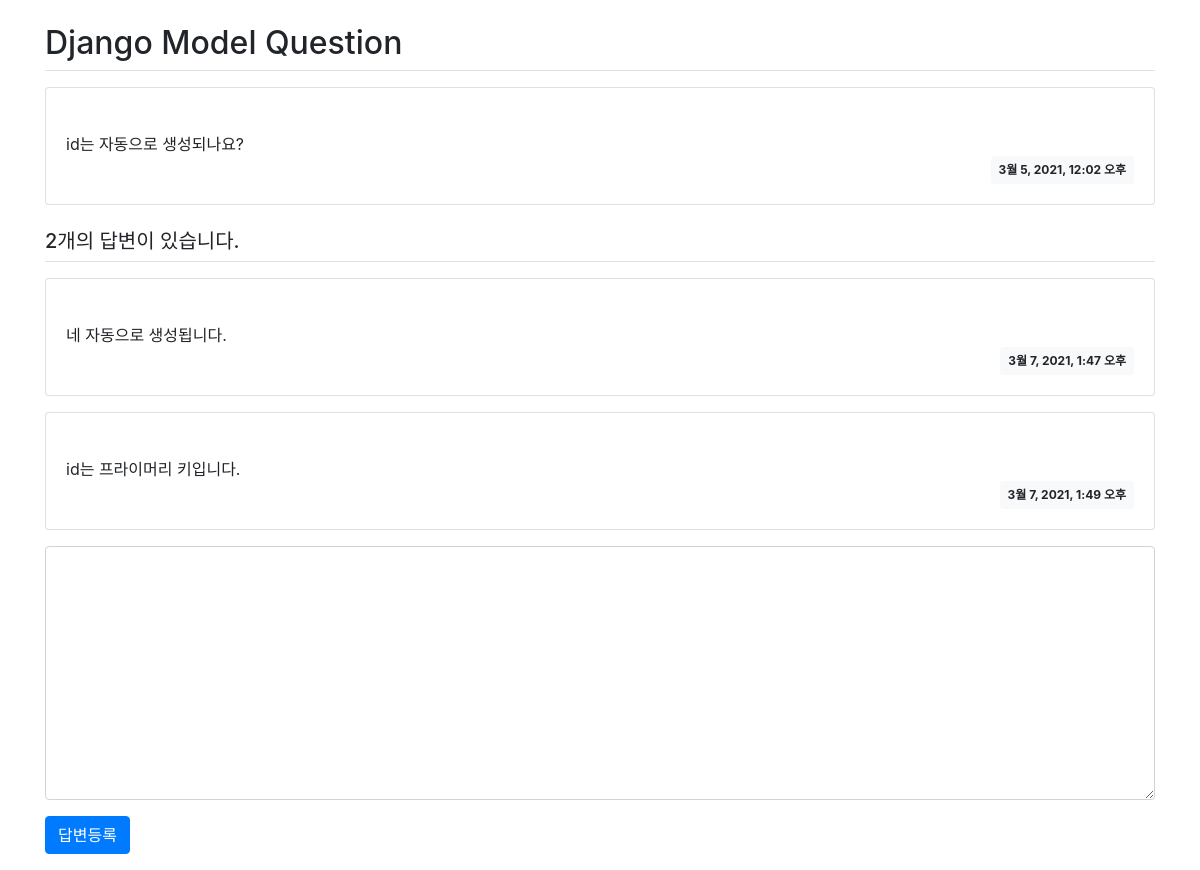
Screenshot of /pybo/2/ with the database file from the repository.
### pybo/models.py (models this page shows, shortened)
class Question(models.Model):
    subject = models.CharField(max_length=200)
    content = models.TextField()
    create_date = models.DateTimeField()

class Answer(models.Model):
    question = models.ForeignKey(Question, on_delete=models.CASCADE)
    content = models.TextField()
    create_date = models.DateTimeField()

### pybo/views.py (the view)
# urls.py: path('<int:question_id>/', views.detail, name = 'detail'), # == path('<int:pk>/', views.DetailView.as_view()),
def detail(request, question_id):
    question = get_object_or_404(Question, pk=question_id)
    context = {'question': question}
    return render(request, 'pybo/question_detail.html', context)

### templates/pybo/question_detail.html (shortened to what this page needs)
<!-- 스태틱 파일을 사용하기위해 템플릿 파일 맨 위에 {% load static %} 태그를 삽입하고,
	link 엘리먼트 href 속성에 {% static 'bootstrap.min.css' %}를 적자. -->
{% load static %}
<link rel="stylesheet" type="text/css" href="{% static 'bootstrap.min.css' %}" />
<div class="container my-3">
	<h2 class="border-bottom py-2">{{ question.subject }}</h2>
	<div class="card my-3">
		<div class="card-body">
			<div class="card-text" style="white-space: pre-line">
				{{ question.content }}
			</div>
			<div class="d-flex justify-content-end">
				<div class="badge badge-light p-2">{{ question.create_date }}</div>
			</div>
		</div>
	</div>
	<h5 class="border-bottom my-3 py-2">
		{{question.answer_set.count}}개의 답변이 있습니다.
	</h5>
	{% for answer in question.answer_set.all %}
	<div class="card my-3">
		<div class="card-body">
			<div class="card-text" style="white-space: pre-line">
				{{ answer.content }}
			</div>
			<div class="d-flex justify-content-end">
				<div class="badge badge-light p-2">{{ answer.create_date }}</div>
			</div>
		</div>
	</div>
	{% endfor %}
	<form action="{% url 'pybo:answer_create' question.id %}" method="post" class="my-3">
		<div class="form-group">
			<textarea name="content" id="content" class="form-control" rows="10"></textarea>
		</div>
		<input type="submit" value="답변등록" class="btn btn-primary" />
	</form>
</div>

### rows the page displays
Question: subject "Django Model Question", content "id는 자동으로 생성되나요?", create_date "3월 5, 2021, 12:02 오후", answer_set.count "2"
Answer: content "네 자동으로 생성됩니다.", create_date "3월 7, 2021, 1:47 오후"
Answer: content "id는 프라이머리 키입니다.", create_date "3월 7, 2021, 1:49 오후"
